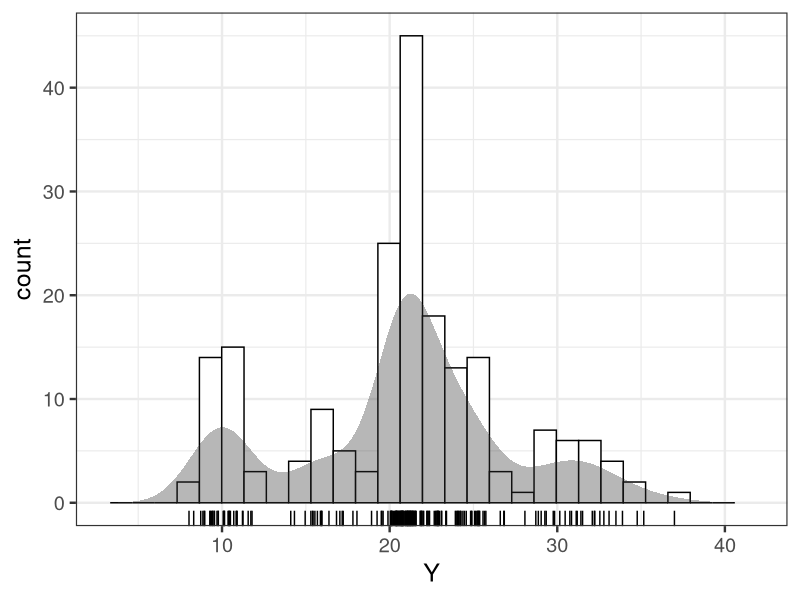

Write R code to recreate this figure.
library(ggplot2)

d <- read.csv(file='input/data-mix2.csv')
dens <- density(d$Y)

p <- ggplot(data=d, aes(x=Y)) +
  theme_bw(base_size=18) +
  geom_histogram(color='black', fill='white') +
  geom_density(aes(y=..count..), alpha=0.35, colour=NA, fill='gray20') +
  geom_rug(sides='b') +
  labs(x='Y') + xlim(range(dens$x)) 
ggsave(file='output/fig10-3.png', plot=p, dpi=300, w=4, h=3)
